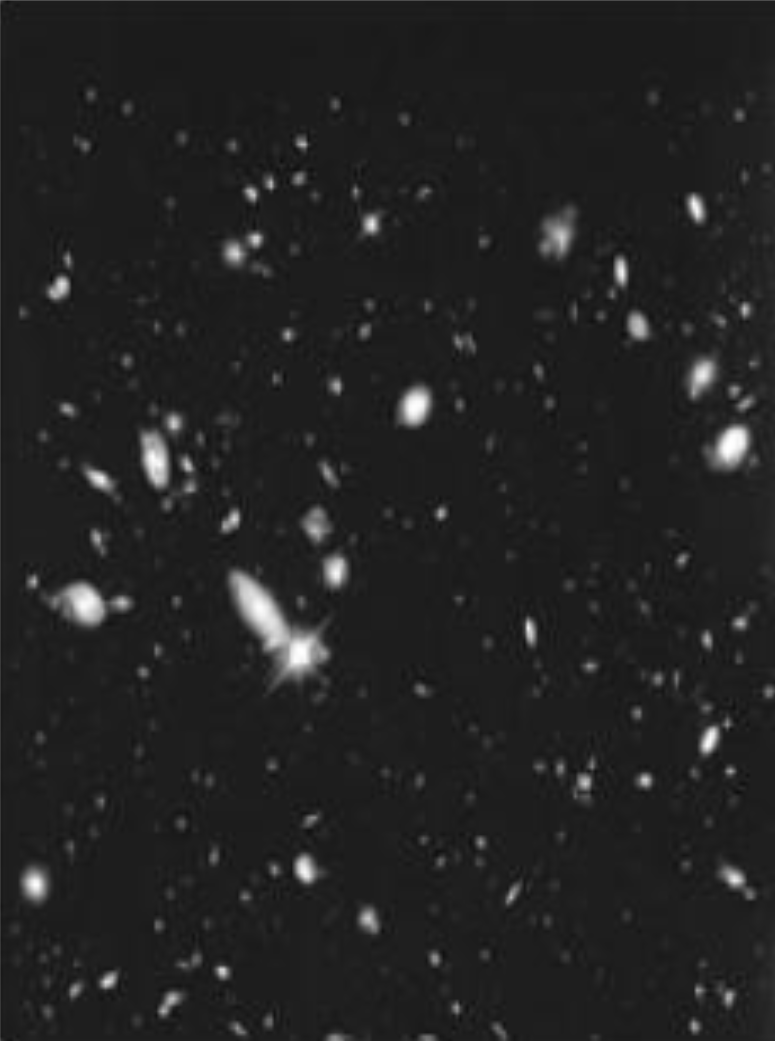
#> input picture resources/stars.png, 775 x 1041 px
$ jupyter execute ex2.ipynb
#> lines starting #> are read from the running program, lines starting #| are printed output that depends on the picture; after the words box and inside, x2 and y2 are one past the last pixel; in counts of white or black regions, pixels touching at a corner belong together
# Ejercicio 2 - LPF y Threshold

[cell 1]
import cv2 as cv

[cell 2]
import numpy as np

[cell 3]
import matplotlib.pyplot as plt

### Carga de la imagen

[cell 4]
img = cv.imread('../resources/stars.png', cv.IMREAD_GRAYSCALE)
#> img is the input picture: shape (1041, 775); min 11, max 255, mean 34.6
plt.imshow(img, cmap='gray')
plt.show()

## Low-pass filter
Se utiliza un filtro promediador de 15x15.

[cell 5]
n = 15
kernel = np.ones((n,n), np.float32) / n**2
filtered_img = cv.filter2D(img, -1, kernel)

plt.imshow(filtered_img, cmap='gray')
plt.axis('off')
plt.show()

El resultado del filtro es eliminar o hacer menos perceptibles los múltiples puntos blancos del fondo, con el costo de difuminar los bordes.

## Threshold Application
Se aplica un threshold de 25% para obtener los objetos más representativos de la imagen.

[cell 6]
th = 0.25 * 255
_, thresholded_img = cv.threshold(filtered_img, th, 255, cv.THRESH_BINARY)
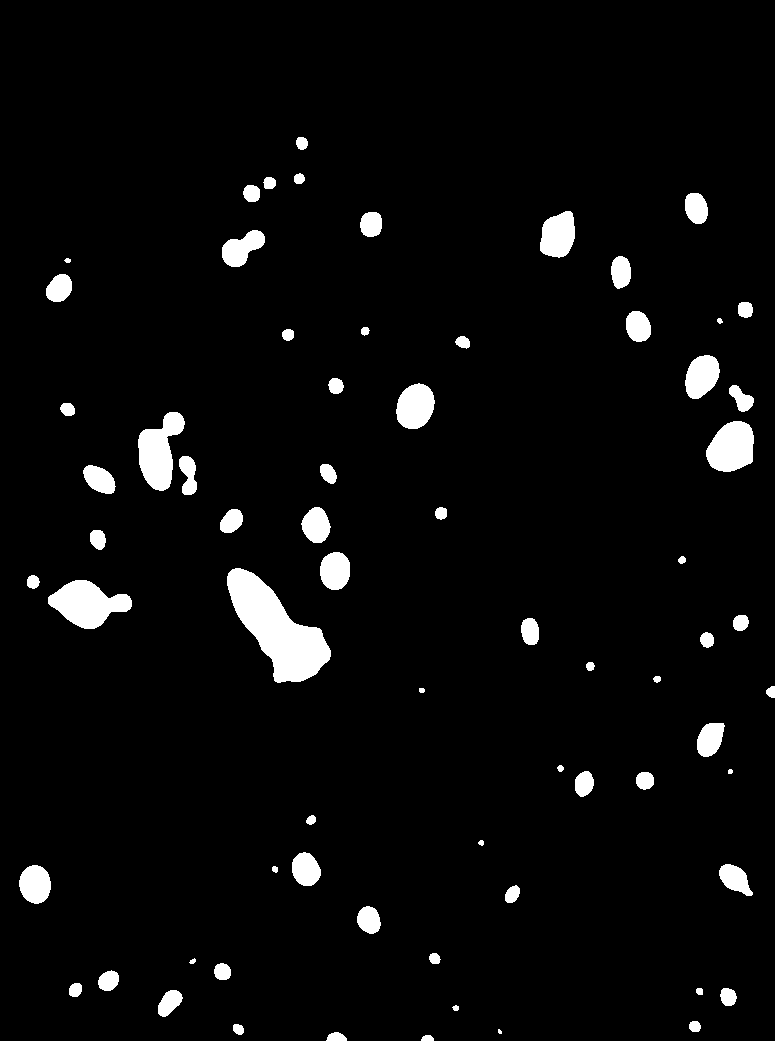
#> thresholded_img: shape (1041, 775); 4.1% white; 70 white regions (1 under 20 px), largest, box (x1, y1, x2, y2) and area: (227, 568, 331, 683) 5714, (48, 580, 132, 629) 2464, (138, 412, 185, 491) 2173
plt.imshow(thresholded_img, cmap='gray')
plt.axis('off')
plt.show()

## Resultado final

[cell 7]
plt.figure(figsize=(15,8))
ax = plt.subplot(1,3,1)
ax.imshow(img, cmap='gray')
ax.axis('off')
ax.set_title('Original')

ax = plt.subplot(1,3,2)
ax.imshow(filtered_img, cmap='gray')
ax.set_title(f'Low Pass {n}x{n}')
ax.axis('off')

ax = plt.subplot(1,3,3)
ax.imshow(thresholded_img, cmap='gray')
ax.set_title(f'Threshold {th / 255 * 100:.0f}%')
ax.axis('off')

plt.show()
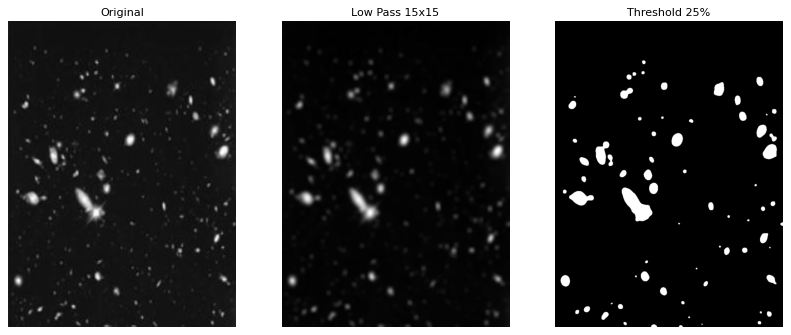
#> figure drawn by matplotlib, 3 panels
